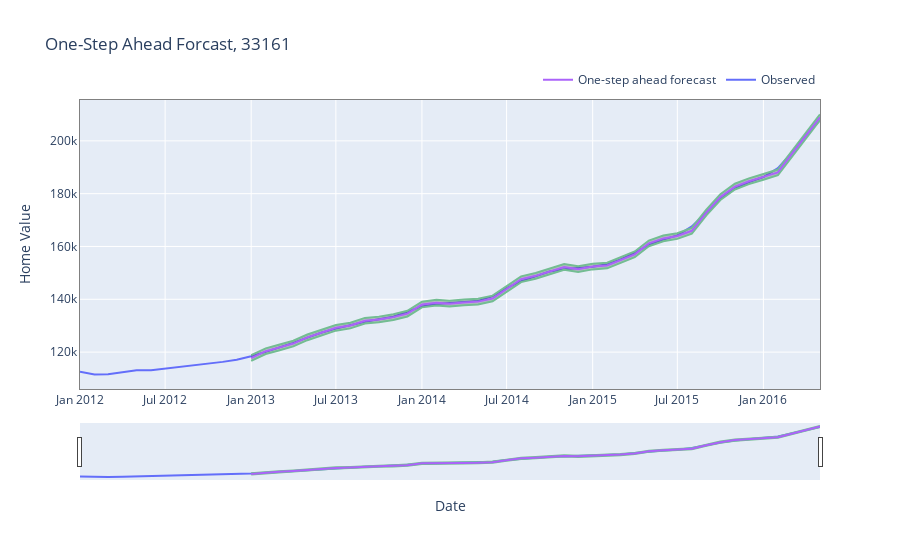

The cell this chart's notebook holds for it:
### Markdown cell above
#### One-Step Ahead Forecast (dynamic=False)

### Code cell
output_b = one_step_fc_arima(df_train, arima_param_b, zc_2, pred_start_date=pred_sd_b)
out_list_b.append(output_b)
